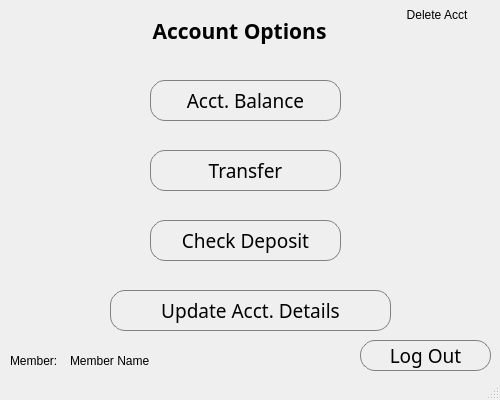
<?xml version="1.0" encoding="UTF-8"?>
<ui version="4.0">
 <class>acctOptsScreen</class>
 <widget class="QMainWindow" name="acctOptsScreen">
  <property name="enabled">
   <bool>true</bool>
  </property>
  <property name="geometry">
   <rect>
    <x>0</x>
    <y>0</y>
    <width>500</width>
    <height>400</height>
   </rect>
  </property>
  <property name="minimumSize">
   <size>
    <width>500</width>
    <height>400</height>
   </size>
  </property>
  <property name="maximumSize">
   <size>
    <width>500</width>
    <height>400</height>
   </size>
  </property>
  <property name="windowTitle">
   <string>MainWindow</string>
  </property>
  <widget class="QWidget" name="centralwidget">
   <property name="enabled">
    <bool>true</bool>
   </property>
   <widget class="QPushButton" name="acctDtlsButton">
    <property name="enabled">
     <bool>true</bool>
    </property>
    <property name="geometry">
     <rect>
      <x>150</x>
      <y>80</y>
      <width>191</width>
      <height>41</height>
     </rect>
    </property>
    <property name="font">
     <font>
      <family>SF Mono</family>
      <pointsize>14</pointsize>
     </font>
    </property>
    <property name="styleSheet">
     <string notr="true">QPushButton{
	border: 1px solid gray;
	border-radius: 15px;
}

QPushButton:hover {
    border: 1px solid white;
}</string>
    </property>
    <property name="text">
     <string>Acct. Balance</string>
    </property>
   </widget>
   <widget class="QPushButton" name="transferButton">
    <property name="enabled">
     <bool>true</bool>
    </property>
    <property name="geometry">
     <rect>
      <x>150</x>
      <y>150</y>
      <width>191</width>
      <height>41</height>
     </rect>
    </property>
    <property name="font">
     <font>
      <family>SF Mono</family>
      <pointsize>14</pointsize>
     </font>
    </property>
    <property name="styleSheet">
     <string notr="true">QPushButton{
	border: 1px solid gray;
	border-radius: 15px;
}

QPushButton:hover {
    border: 1px solid white;
}</string>
    </property>
    <property name="text">
     <string>Transfer</string>
    </property>
   </widget>
   <widget class="QPushButton" name="checkDepositButton">
    <property name="geometry">
     <rect>
      <x>150</x>
      <y>220</y>
      <width>191</width>
      <height>41</height>
     </rect>
    </property>
    <property name="font">
     <font>
      <family>SF Mono</family>
      <pointsize>14</pointsize>
     </font>
    </property>
    <property name="styleSheet">
     <string notr="true">QPushButton{
	border: 1px solid gray;
	border-radius: 15px;
}

QPushButton:hover {
    border: 1px solid white;
}</string>
    </property>
    <property name="text">
     <string>Check Deposit</string>
    </property>
   </widget>
   <widget class="QPushButton" name="updateAcctButton">
    <property name="geometry">
     <rect>
      <x>110</x>
      <y>290</y>
      <width>281</width>
      <height>41</height>
     </rect>
    </property>
    <property name="font">
     <font>
      <family>SF Mono</family>
      <pointsize>14</pointsize>
     </font>
    </property>
    <property name="styleSheet">
     <string notr="true">QPushButton{
	border: 1px solid gray;
	border-radius: 15px;
}

QPushButton:hover {
    border: 1px solid white;
}</string>
    </property>
    <property name="text">
     <string>Update Acct. Details</string>
    </property>
   </widget>
   <widget class="QLabel" name="acctOptionsText">
    <property name="enabled">
     <bool>true</bool>
    </property>
    <property name="geometry">
     <rect>
      <x>114</x>
      <y>-5</y>
      <width>251</width>
      <height>71</height>
     </rect>
    </property>
    <property name="font">
     <font>
      <family>SF Mono</family>
      <pointsize>16</pointsize>
      <weight>75</weight>
      <italic>false</italic>
      <bold>true</bold>
      <kerning>true</kerning>
     </font>
    </property>
    <property name="text">
     <string>Account Options</string>
    </property>
    <property name="alignment">
     <set>Qt::AlignCenter</set>
    </property>
   </widget>
   <widget class="QLabel" name="acctOptsMemberLabel">
    <property name="geometry">
     <rect>
      <x>10</x>
      <y>340</y>
      <width>51</width>
      <height>41</height>
     </rect>
    </property>
    <property name="text">
     <string>Member:</string>
    </property>
   </widget>
   <widget class="QLabel" name="acctOptsMemName">
    <property name="geometry">
     <rect>
      <x>70</x>
      <y>340</y>
      <width>218</width>
      <height>41</height>
     </rect>
    </property>
    <property name="text">
     <string>Member Name</string>
    </property>
   </widget>
   <widget class="QPushButton" name="logOutButton">
    <property name="geometry">
     <rect>
      <x>360</x>
      <y>340</y>
      <width>131</width>
      <height>31</height>
     </rect>
    </property>
    <property name="font">
     <font>
      <family>SF Mono</family>
      <pointsize>14</pointsize>
     </font>
    </property>
    <property name="styleSheet">
     <string notr="true">QPushButton{
	border: 1px solid gray;
	border-radius: 15px;
}

QPushButton:hover {
    border: 1px solid white;
}</string>
    </property>
    <property name="text">
     <string>Log Out</string>
    </property>
   </widget>
   <widget class="QPushButton" name="deleteAcctButton">
    <property name="geometry">
     <rect>
      <x>381</x>
      <y>3</y>
      <width>112</width>
      <height>23</height>
     </rect>
    </property>
    <property name="styleSheet">
     <string notr="true">QPushButton{
	border: 0px solid white;
	color: &quot;red&quot;
}</string>
    </property>
    <property name="text">
     <string>Delete Acct</string>
    </property>
   </widget>
  </widget>
  <widget class="QStatusBar" name="statusbar"/>
 </widget>
 <resources/>
 <connections/>
</ui>
